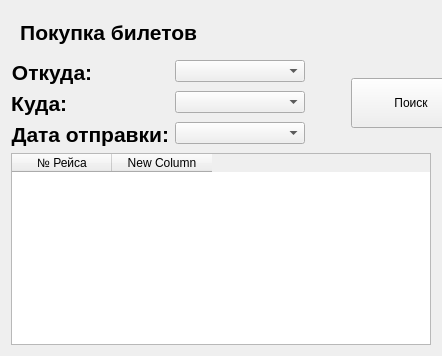
     <widget class="QWidget" name="buy_tickets_page">
      <layout class="QVBoxLayout" name="verticalLayout_15">
       <item>
        <widget class="QWidget" name="widget_10" native="true">
         <property name="sizePolicy">
          <sizepolicy hsizetype="Preferred" vsizetype="Fixed">
           <horstretch>0</horstretch>
           <verstretch>0</verstretch>
          </sizepolicy>
         </property>
         <layout class="QVBoxLayout" name="verticalLayout_14">
          <item alignment="Qt::AlignLeft">
           <widget class="QLabel" name="label_25">
            <property name="sizePolicy">
             <sizepolicy hsizetype="Preferred" vsizetype="Minimum">
              <horstretch>0</horstretch>
              <verstretch>0</verstretch>
             </sizepolicy>
            </property>
            <property name="font">
             <font>
              <family>Arial</family>
              <pointsize>16</pointsize>
              <weight>75</weight>
              <bold>true</bold>
             </font>
            </property>
            <property name="text">
             <string>Покупка билетов</string>
            </property>
            <property name="alignment">
             <set>Qt::AlignRight|Qt::AlignTrailing|Qt::AlignVCenter</set>
            </property>
           </widget>
          </item>
         </layout>
        </widget>
       </item>
       <item>
        <layout class="QHBoxLayout" name="horizontalLayout_6">
         <item>
          <layout class="QFormLayout" name="formLayout_4">
           <item row="0" column="0">
            <widget class="QLabel" name="label_26">
             <property name="sizePolicy">
              <sizepolicy hsizetype="Preferred" vsizetype="Minimum">
               <horstretch>0</horstretch>
               <verstretch>0</verstretch>
              </sizepolicy>
             </property>
             <property name="font">
              <font>
               <family>Arial</family>
               <pointsize>16</pointsize>
               <weight>75</weight>
               <bold>true</bold>
              </font>
             </property>
             <property name="text">
              <string>Откуда: </string>
             </property>
             <property name="alignment">
              <set>Qt::AlignRight|Qt::AlignTrailing|Qt::AlignVCenter</set>
             </property>
            </widget>
           </item>
           <item row="0" column="1">
            <widget class="QComboBox" name="comboBox">
             <property name="sizePolicy">
              <sizepolicy hsizetype="Ignored" vsizetype="Fixed">
               <horstretch>0</horstretch>
               <verstretch>0</verstretch>
              </sizepolicy>
             </property>
             <property name="minimumSize">
              <size>
               <width>130</width>
               <height>0</height>
              </size>
             </property>
            </widget>
           </item>
           <item row="1" column="0">
            <widget class="QLabel" name="label_27">
             <property name="sizePolicy">
              <sizepolicy hsizetype="Preferred" vsizetype="Minimum">
               <horstretch>0</horstretch>
               <verstretch>0</verstretch>
              </sizepolicy>
             </property>
             <property name="font">
              <font>
               <family>Arial</family>
               <pointsize>16</pointsize>
               <weight>75</weight>
               <bold>true</bold>
              </font>
             </property>
             <property name="text">
              <string>Куда: </string>
             </property>
             <property name="alignment">
              <set>Qt::AlignRight|Qt::AlignTrailing|Qt::AlignVCenter</set>
             </property>
            </widget>
           </item>
           <item row="1" column="1">
            <widget class="QComboBox" name="comboBox_2">
             <property name="sizePolicy">
              <sizepolicy hsizetype="Minimum" vsizetype="Fixed">
               <horstretch>0</horstretch>
               <verstretch>0</verstretch>
              </sizepolicy>
             </property>
             <property name="minimumSize">
              <size>
               <width>130</width>
               <height>0</height>
              </size>
             </property>
            </widget>
           </item>
           <item row="2" column="0">
            <widget class="QLabel" name="label_28">
             <property name="sizePolicy">
              <sizepolicy hsizetype="Preferred" vsizetype="Minimum">
               <horstretch>0</horstretch>
               <verstretch>0</verstretch>
              </sizepolicy>
             </property>
             <property name="font">
              <font>
               <family>Arial</family>
               <pointsize>16</pointsize>
               <weight>75</weight>
               <bold>true</bold>
              </font>
             </property>
             <property name="text">
              <string>Дата отправки:</string>
             </property>
             <property name="alignment">
              <set>Qt::AlignRight|Qt::AlignTrailing|Qt::AlignVCenter</set>
             </property>
            </widget>
           </item>
           <item row="2" column="1">
            <widget class="QComboBox" name="comboBox_3">
             <property name="sizePolicy">
              <sizepolicy hsizetype="Minimum" vsizetype="Fixed">
               <horstretch>0</horstretch>
               <verstretch>0</verstretch>
              </sizepolicy>
             </property>
             <property name="minimumSize">
              <size>
               <width>130</width>
               <height>0</height>
              </size>
             </property>
            </widget>
           </item>
          </layout>
         </item>
         <item>
          <spacer name="horizontalSpacer_7">
           <property name="orientation">
            <enum>Qt::Horizontal</enum>
           </property>
           <property name="sizeType">
            <enum>QSizePolicy::Maximum</enum>
           </property>
           <property name="sizeHint" stdset="0">
            <size>
             <width>40</width>
             <height>20</height>
            </size>
           </property>
          </spacer>
         </item>
         <item>
          <widget class="QPushButton" name="pushButton_7">
           <property name="sizePolicy">
            <sizepolicy hsizetype="Ignored" vsizetype="Fixed">
             <horstretch>0</horstretch>
             <verstretch>0</verstretch>
            </sizepolicy>
           </property>
           <property name="minimumSize">
            <size>
             <width>120</width>
             <height>50</height>
            </size>
           </property>
           <property name="text">
            <string>Поиск</string>
           </property>
          </widget>
         </item>
         <item>
          <spacer name="horizontalSpacer_8">
           <property name="orientation">
            <enum>Qt::Horizontal</enum>
           </property>
           <property name="sizeType">
            <enum>QSizePolicy::Expanding</enum>
           </property>
           <property name="sizeHint" stdset="0">
            <size>
             <width>40</width>
             <height>20</height>
            </size>
           </property>
          </spacer>
         </item>
        </layout>
       </item>
       <item>
        <widget class="QTableWidget" name="tableWidget_3">
         <column>
          <property name="text">
           <string>№ Рейса</string>
          </property>
         </column>
         <column>
          <property name="text">
           <string>New Column</string>
          </property>
         </column>
        </widget>
       </item>
      </layout>
     </widget>
